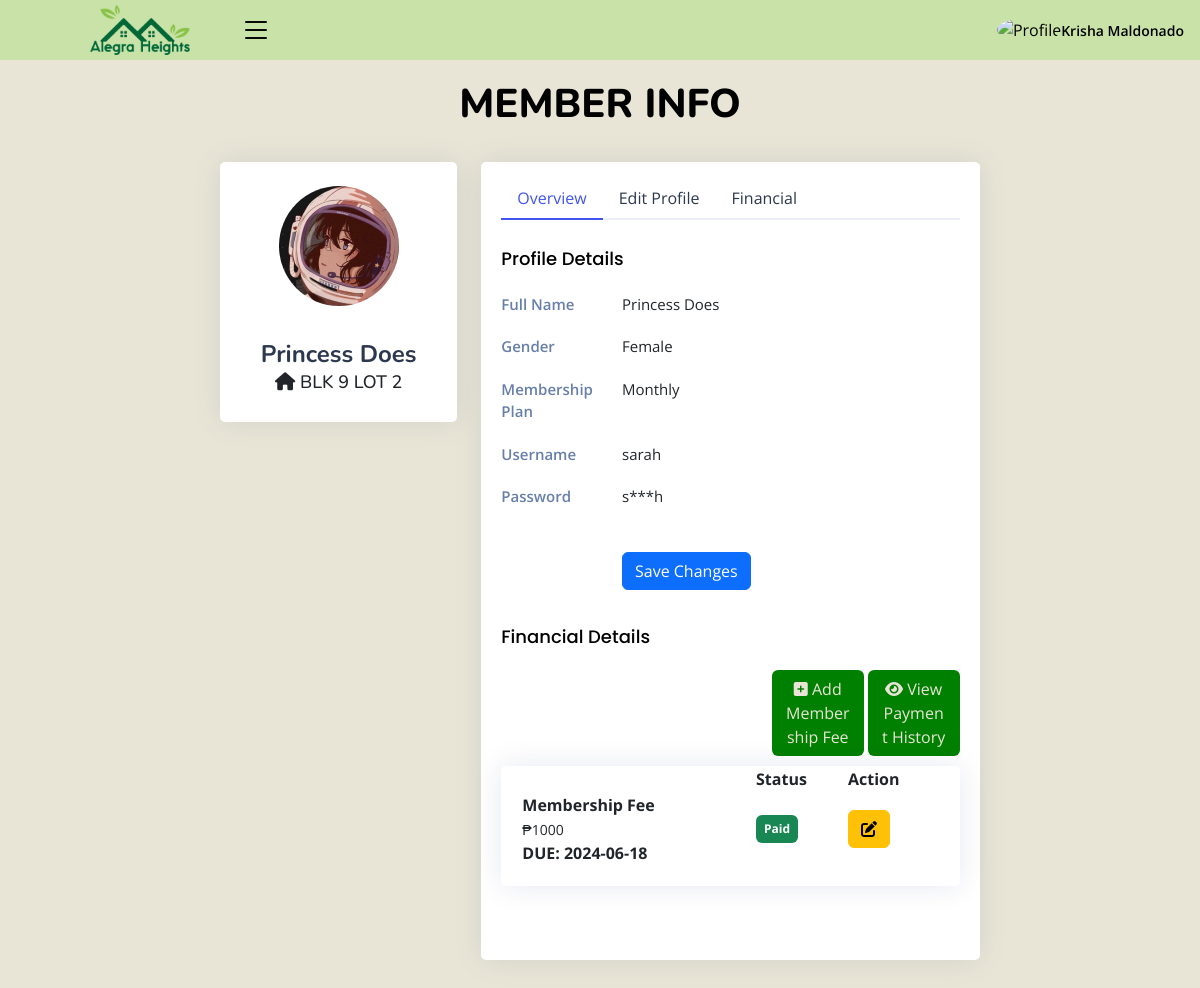
The page /admin/view_member.php?status=view&&id=4 (signed in) on the database as committed earlier.
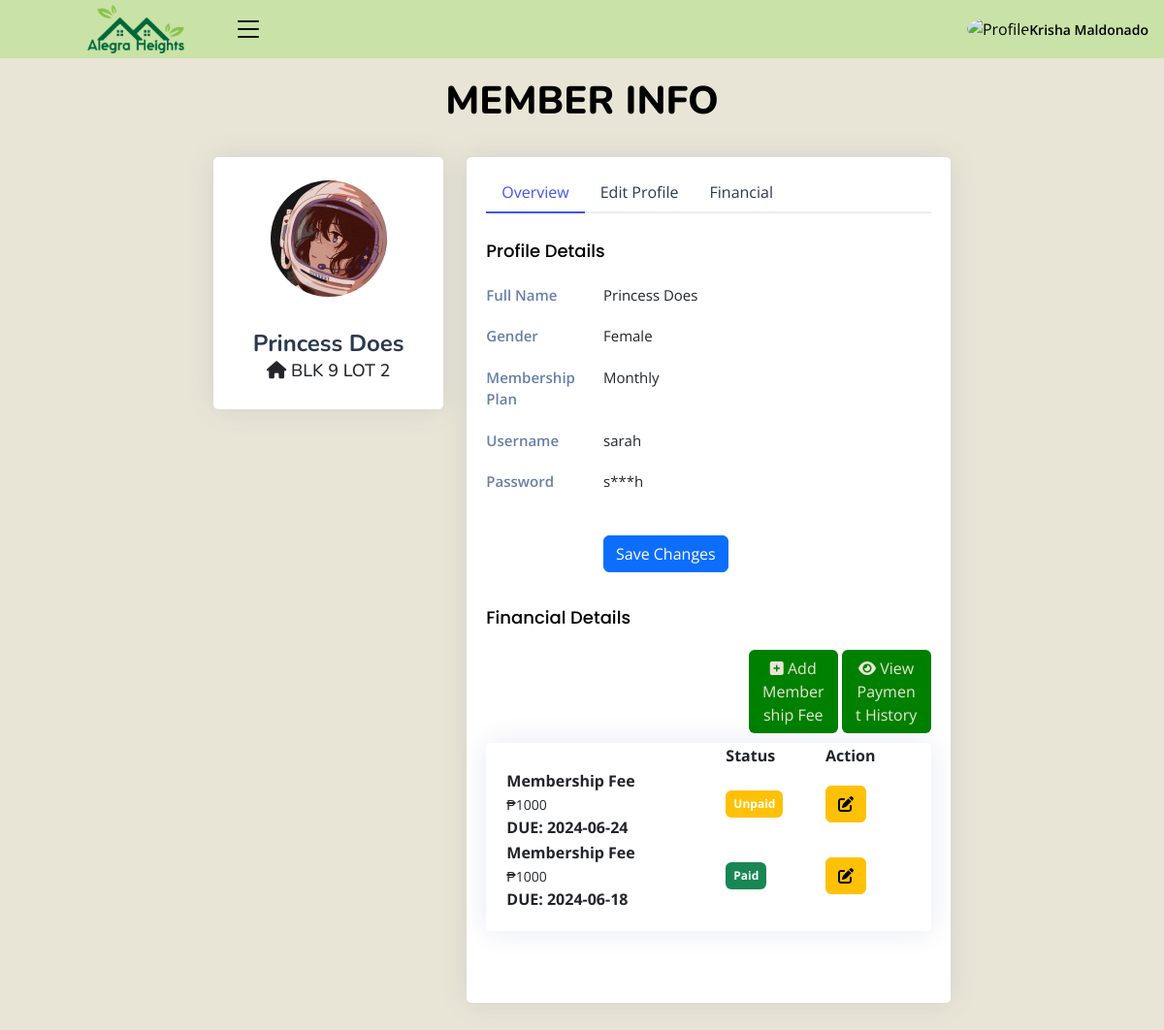
The same page on the database as committed later.
### tables this page shows
CREATE TABLE `finances` (
  `id` int(11) NOT NULL,
  `user_id` int(11) NOT NULL,
  `amount` int(11) NOT NULL,
  `bal` int(11) NOT NULL,
  `type` varchar(250) NOT NULL DEFAULT 'Membership Fee',
  `date` date NOT NULL DEFAULT current_timestamp(),
  `deadline` date NOT NULL DEFAULT current_timestamp(),
  `status` int(11) NOT NULL
);

### admin/class/adminback.php (called while the page is built, shortened)
<?php
class  adminback
{
    private $connection;
    function __construct()
    {
        $dbhost = "localhost";
        $dbuser = "root";
        $dbpass = "";
        $dbname = "alegra_heights_db";
        $this->connection = mysqli_connect($dbhost, $dbuser, $dbpass, $dbname);
    }
    function display_mem_id($id)
    {
        $query = "SELECT * FROM `members` WHERE `id`=$id";
        if (mysqli_query($this->connection, $query)) {
            $mem_info = mysqli_query($this->connection, $query);
            $mem_fetch = mysqli_fetch_assoc($mem_info);
            return $mem_fetch;
        }
    }
    function display_fin_id($id)
    {
        $query = "SELECT * FROM `finances` WHERE `user_id`=$id  ORDER BY `status` ASC, `date` DESC";
        if(mysqli_query($this->connection, $query)){
            $result = mysqli_query($this->connection, $query);
            return $result;
        }
    }
}

### admin/view_member.php (the view, shortened to what the changed rows need)
<?php
include_once("class/adminback.php");
$obj = new adminback();
if(isset($_GET['status'])){
  if($_GET['status']=='view'){
  $mem_id = $_GET['id'];
  $mem = $obj->display_mem_id($mem_id);
  $fin = $obj->display_fin_id($mem_id);
  }
}
?>
<!DOCTYPE html>
<html lang="en">
<?php include('header.php')?>
<link rel="stylesheet" href="https://cdn.datatables.net/1.13.4/css/jquery.dataTables.min.css">
<link rel="stylesheet" href="https://cdn.datatables.net/searchpanes/2.1.2/css/searchPanes.dataTables.min.css">
<link rel="stylesheet" href="https://cdn.datatables.net/searchpanes/2.1.2/js/dataTables.searchPanes.min.js">
<body class="toggle-sidebar">
    <main id="main" class="main">
        <div class="pagetitle">
            <h1>MEMBER INFO</h1>
            <br>
        </div>
        <section class="section profile">
            <div style="margin: auto;" class="col-xl-8">
                <div class="row">
                    <div class="col-xl-4">
                        <div class="card">
                            <div class="card-body profile-card pt-4 d-flex flex-column align-items-center">
                                    class="rounded-circle"> <br>
                                <h2><?php echo $mem['first_name']." ".$mem['last_name'] ?></h2>
                            </div>
                        </div>
                    </div>
                    <div class="col-xl-8">
                        <div class="card">
                            <div class="card-body pt-3">
                                    <div class="tab-pane fade show finance-edit" id="finance-edit">
                                        <div class="row">
                                            <div class="col-lg-12">
                                                <div class="card">
                                                    <div class="card-body" style="overflow-x:auto;">
                                                        <div class="table-wrapper">
                                                            <table id="example" class="stripe" style="width:100%">
                                                                <thead>
                                                                    <tr>
                                                                        <th scope="col"></th>
                                                                        <th scope="col">Status</th>
                                                                        <th scope="col">Action</th>
                                                                    </tr>
                                                                </thead>
                                                                <tbody>
                                                                    <?php while($ff = mysqli_fetch_assoc($fin)){ ?>
                                                                    <tr>
                                                                        <td><b><?php echo $ff['type'];?></b><br>
                                                                            <small>
                                                                                ₱<?php echo $ff['amount'];?>
                                                                            </small>
                                                                            <br>
                                                                            <b> DUE:
                                                                                <?php echo $ff['deadline'];?><b>
                                                                        </td>
                                                                        <td>
                                                                                    <?php if ($ff['status'] == 0) { ?>
                                                                                        <span class="badge bg-warning p-2">Unpaid</span>
                                                                                    <?php } elseif ($ff['status'] == 1) { ?>
                                                                                        <span class="badge bg-success p-2">Paid</span>
                                                                                    <?php } ?>
                                                                        </td>
                                                                        <td>
                                                                            <button type="button" data-bs-toggle="modal"
                                                                                data-bs-target="#verticalycentered"
                                                                                data-amount = "<?php echo $ff['amount']; ?>"
                                                                                class="btn btn-warning edit-item-btn"><i
                                                                                    class="fa-solid fa-pen-to-square"></i></button>
                                                                        </td>
                                                                    </tr>
                                                                    <?php } ?>
                                                                </tbody>
                                                            </table>
                                                        </div>
                                                    </div>
                                                </div>
                                            </div>
                                        </div>
                                        <br>
                                    </div>
                                </div>
                            </div>
                        </div>
                    </div>
        </section>
    </main>
</body>
</html>

Rows that differ between the two databases and show on the page:
added finances: type "Membership Fee", amount "1000", deadline "2024-06-24", status "Unpaid"
